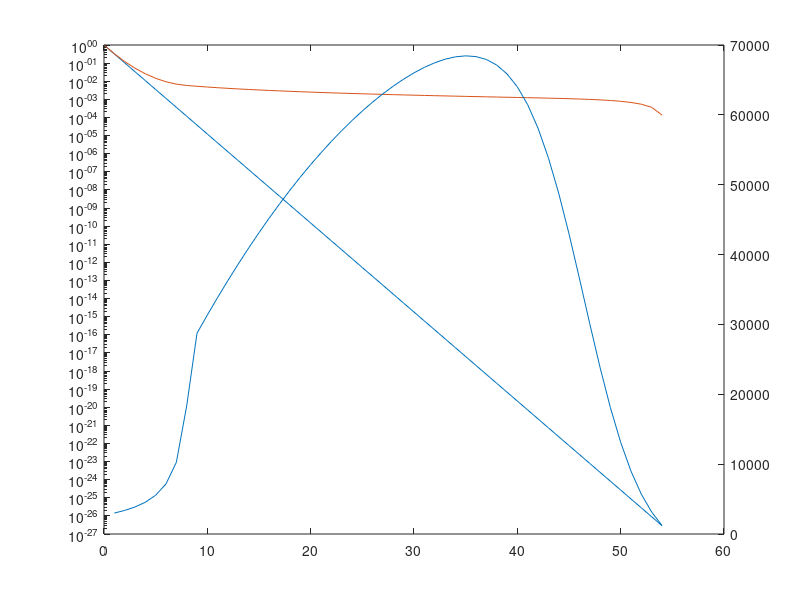

This figure's MATLAB source:
%Problem 2, HW# 5, ME 804
%Michael Crawley
clear;clc;

T = 300;
Tv = 3000;
theta = 3395;
delta = 6e-3;
deltaVV = 6.5*T^(-1/2);
deltaVT = 2.1*T^(-1/3);
vend = 54;

%calc Boltzmann distribution
v = 0:vend;
fB = exp(-v*theta/Tv);

%calc Treaner distribution
vs = floor(0.5+T/2/Tv/delta);
v1 = 0:vs;
fT = exp(-theta*(1-2*delta)/Tv*v1+theta*delta/T*v1.*(v1-1));

%calc plateau-falloff
v2 = vs+1:vend;
k10 = 1.6e-20;
k0110 = 1e-14;
gamma = (vs+1)*(exp(-theta*(1-2*delta)/Tv*vs+theta*delta/T*vs*(vs-1))+(k10*T*(deltaVV^3)*exp(deltaVT*vs))/(k0110*12*theta*deltaVT*(vs+1)));
fP = gamma./(v2+1)-(k10*T*(deltaVV^3)*exp(deltaVT*v2))./(k0110*12*theta*deltaVT*(v2+1));

%combine
vt = [v1 v2];
fTP = [fT fP];

%calc local vibrational temperature
Tvl = theta*(1-2*delta*vt(2:end))./log(fTP(1:end-1)./fTP(2:end));

%plot
%code for dual-y-axis graph courtesy of Nathan Webb
h = figure; h1 = axes;
semilogy(v,fB,vt,fTP);
set(h1,'box','off');

h2 = axes;
plot(vt(2:end),Tvl);
set(h2,'box','off'); set(h2,'xaxislocation','top'); set(h2,'yaxislocation','right');
set(h2,'color','none'); set(h2,'xticklabel',{});




